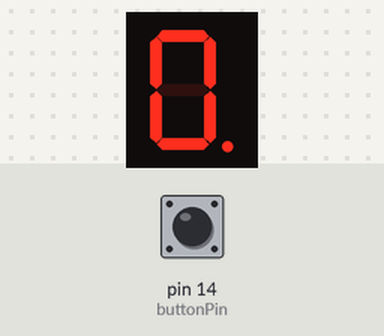
The sketch below on a simulated Arduino Uno, built with avr-gcc and run on an emulated ATmega328P. Shown: 1-digit seven-segment display. Wiring (inferred from the names in the program): 1-digit 7-segment display, segments lit when LOW: segments pin 1, pin 2, pin 3, pin 4, pin 5, pin 6, pin 7, pin 0. The inputs (shaded band) are chosen by the test bench; at power-on: pin 14 (buttonPin) HIGH. The segment pins are drawn as the display they are named for.

Above: at 1.2 s.
1.3 s: pin 14 (buttonPin) pulled LOW for 0.15 s
At 2.6 s:
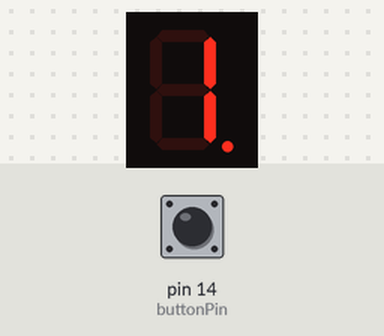
2.9 s: pin 14 (buttonPin) pulled LOW for 1 s
At 5.1 s:
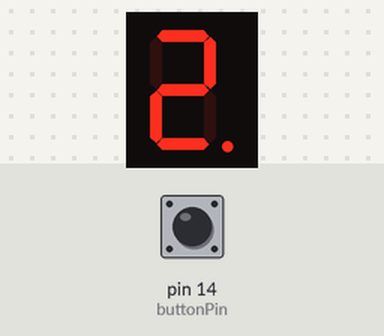
5.4 s: pin 14 (buttonPin) pulled LOW for 0.15 s
At 5.9 s:
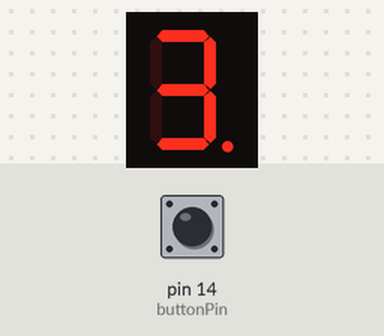
7.0 s: pin 14 (buttonPin) pulled LOW for 1 s
At 8.4 s:
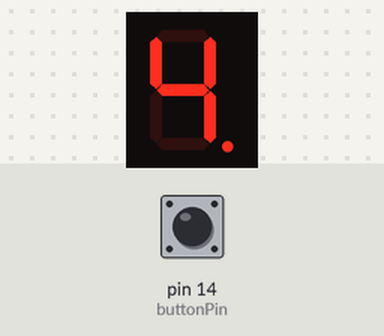
Timing chart, 0 to 10.0 s (numbered marks = the images above; inputs shaded):
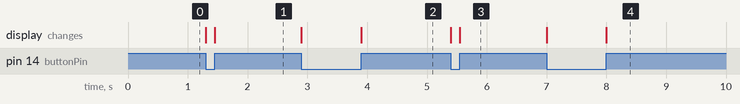

The sketch:

counter.ino
```cpp
// Constants
const int DP = 0;
const int A = 1;
const int B = 2;
const int C = 3;
const int D = 4;
const int E = 5;
const int F = 6;
const int G = 7;
const int buttonPin = 14;

// Variables
int count = 0;
int buttonState;
int lastButtonState = LOW;

// Function to convert an int in an
// hexadecimal number on display
void display_number(int num){
  switch(num){
    case 0:
      digitalWrite(A,LOW);
      digitalWrite(B,LOW);
      digitalWrite(C,LOW);
      digitalWrite(D,LOW);
      digitalWrite(E,LOW);
      digitalWrite(F,LOW);
      digitalWrite(G,HIGH);
      break;
    case 1:
      digitalWrite(A,HIGH);
      digitalWrite(B,LOW);
      digitalWrite(C,LOW);
      digitalWrite(D,HIGH);
      digitalWrite(E,HIGH);
      digitalWrite(F,HIGH);
      digitalWrite(G,HIGH);
      break;
    case 2:
      digitalWrite(A,LOW);
      digitalWrite(B,LOW);
      digitalWrite(C,HIGH);
      digitalWrite(D,LOW);
      digitalWrite(E,LOW);
      digitalWrite(F,HIGH);
      digitalWrite(G,LOW);
      break;
    case 3:
      digitalWrite(A,LOW);
      digitalWrite(B,LOW);
      digitalWrite(C,LOW);
      digitalWrite(D,LOW);
      digitalWrite(E,HIGH);
      digitalWrite(F,HIGH);
      digitalWrite(G,LOW);
      break;
    case 4:
      digitalWrite(A,HIGH);
      digitalWrite(B,LOW);
      digitalWrite(C,LOW);
      digitalWrite(D,HIGH);
      digitalWrite(E,HIGH);
      digitalWrite(F,LOW);
      digitalWrite(G,LOW);
      break;
    case 5:
      digitalWrite(A,LOW);
      digitalWrite(B,HIGH);
      digitalWrite(C,LOW);
      digitalWrite(D,LOW);
      digitalWrite(E,HIGH);
      digitalWrite(F,LOW);
      digitalWrite(G,LOW);
      break;
    case 6:
      digitalWrite(A,LOW);
      digitalWrite(B,HIGH);
      digitalWrite(C,LOW);
      digitalWrite(D,LOW);
      digitalWrite(E,LOW);
      digitalWrite(F,LOW);
      digitalWrite(G,LOW);
      break;
    case 7:
      digitalWrite(A,LOW);
      digitalWrite(B,LOW);
      digitalWrite(C,LOW);
      digitalWrite(D,HIGH);
      digitalWrite(E,HIGH);
      digitalWrite(F,HIGH);
      digitalWrite(G,HIGH);
      break;
    case 8:
      digitalWrite(A,LOW);
      digitalWrite(B,LOW);
      digitalWrite(C,LOW);
      digitalWrite(D,LOW);
      digitalWrite(E,LOW);
      digitalWrite(F,LOW);
      digitalWrite(G,LOW);
      break;
    case 9:
      digitalWrite(A,LOW);
      digitalWrite(B,LOW);
      digitalWrite(C,LOW);
      digitalWrite(D,LOW);
      digitalWrite(E,HIGH);
      digitalWrite(F,LOW);
      digitalWrite(G,LOW);
      break;
    case 10:
      digitalWrite(A,LOW);
      digitalWrite(B,LOW);
      digitalWrite(C,LOW);
      digitalWrite(D,HIGH);
      digitalWrite(E,LOW);
      digitalWrite(F,LOW);
      digitalWrite(G,LOW);
      break;
    case 11:
      digitalWrite(A,HIGH);
      digitalWrite(B,HIGH);
      digitalWrite(C,LOW);
      digitalWrite(D,LOW);
      digitalWrite(E,LOW);
      digitalWrite(F,LOW);
      digitalWrite(G,LOW);
      break;
    case 12:
      digitalWrite(A,LOW);
      digitalWrite(B,HIGH);
      digitalWrite(C,HIGH);
      digitalWrite(D,LOW);
      digitalWrite(E,LOW);
      digitalWrite(F,LOW);
      digitalWrite(G,HIGH);
      break;
    case 13:
      digitalWrite(A,HIGH);
      digitalWrite(B,LOW);
      digitalWrite(C,LOW);
      digitalWrite(D,LOW);
      digitalWrite(E,LOW);
      digitalWrite(F,HIGH);
      digitalWrite(G,LOW);
      break;
    case 14:
      digitalWrite(A,LOW);
      digitalWrite(B,HIGH);
      digitalWrite(C,HIGH);
      digitalWrite(D,LOW);
      digitalWrite(E,LOW);
      digitalWrite(F,LOW);
      digitalWrite(G,LOW);
      break;
    case 15:
      digitalWrite(A,LOW);
      digitalWrite(B,HIGH);
      digitalWrite(C,HIGH);
      digitalWrite(D,HIGH);
      digitalWrite(E,LOW);
      digitalWrite(F,LOW);
      digitalWrite(G,LOW);
      break;
  }
}

void setup() {
  pinMode(buttonPin, INPUT);
  pinMode(A, OUTPUT);
  pinMode(B, OUTPUT);
  pinMode(C, OUTPUT);
  pinMode(D, OUTPUT);
  pinMode(E, OUTPUT);
  pinMode(F, OUTPUT);
  pinMode(G, OUTPUT);
  pinMode(DP, OUTPUT);
  // Start displaying zero
  display_number(0);
}

void loop() {
  int reading = digitalRead(buttonPin);
  while(digitalRead(buttonPin) == HIGH) {
    // turn on dot when button is pressed
  	digitalWrite(DP,LOW);
    // check to see if you just pressed the button
  	int reading = digitalRead(buttonPin);
  }
  // turn off dot when button is released
  digitalWrite(DP,HIGH);

    // if the button state has changed:
    if (reading != buttonState) {
      buttonState = reading;

      // only count and display number if the new button state is HIGH
      if (buttonState == HIGH) {
        count++;
        if(count > 15) count = 0;
      }
    }

  display_number(count);

  // save the reading. Next time through the loop, it'll be the lastButtonState:
  lastButtonState = reading;
}
```

Measured:
- after the input at 1.3 s, the display: first changes at once (image 1 shows a later state)
- after the input at 2.9 s, the display: first changes at once (image 2 shows a later state)
- after the input at 5.4 s, the display: first changes at once (image 3 shows a later state)
- after the input at 7.0 s, the display: first changes at once (image 4 shows a later state)
